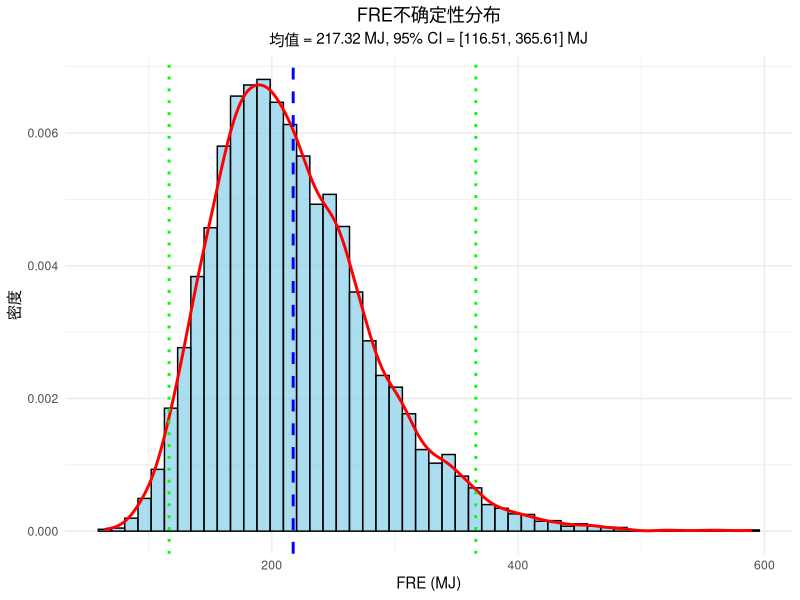
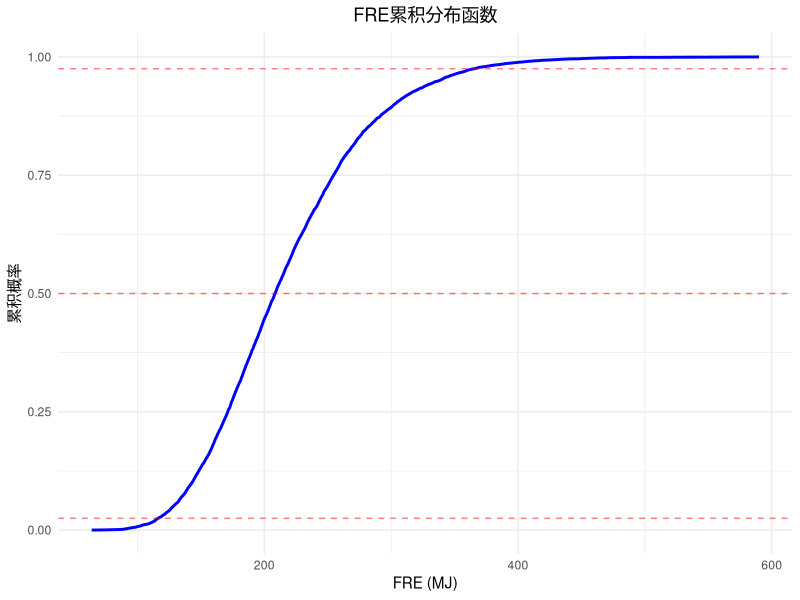
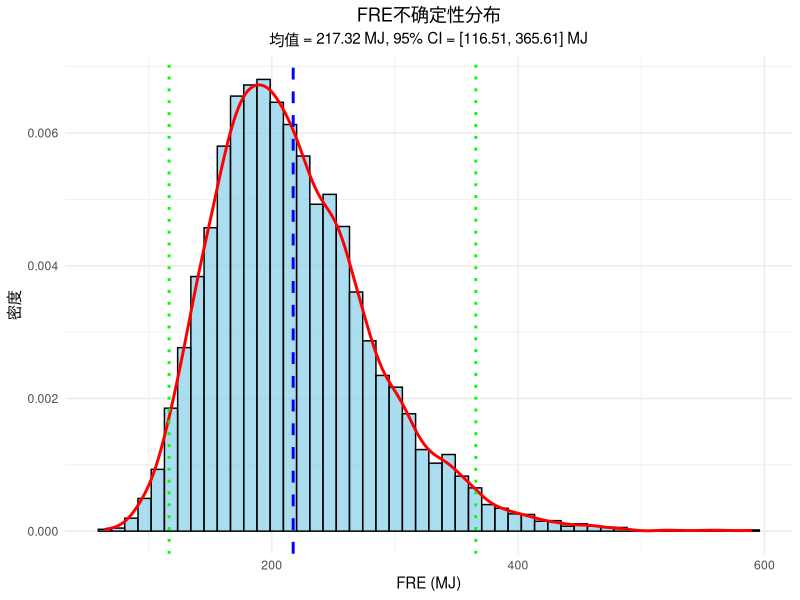
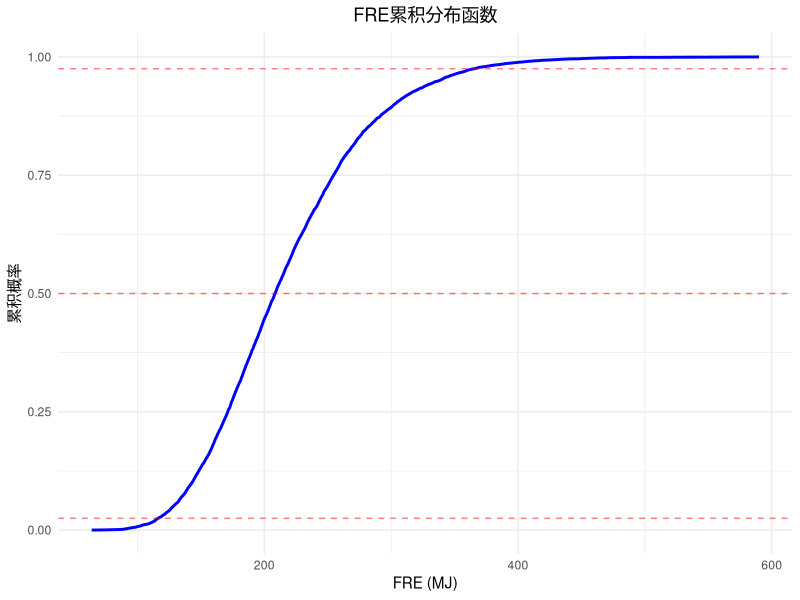

These figures' R source, in order:
# =============================================================================
# MODIS火点数据FRE不确定性量化 - R实现
# Fire Radiative Energy (FRE) Uncertainty Quantification for MODIS Fire Data
# =============================================================================

# 加载必要的包
if (!require("MASS")) install.packages("MASS")
if (!require("ggplot2")) install.packages("ggplot2")
if (!require("dplyr")) install.packages("dplyr")

library(MASS)
library(ggplot2)
library(dplyr)

# 设置随机种子以确保结果可重复
set.seed(123)

# =============================================================================
# 1. 参数设置
# =============================================================================

# 蒙特卡洛模拟次数
n_simulations <- 10000

# MODIS测量误差：变异系数15%
cv_modis <- 0.15

# =============================================================================
# 2. 生成或加载校正模型参数
# =============================================================================

# 假设已经通过 log(FRP_VIIRS) = beta * log(FRP_MODIS) 得到了校正系数
# 这里使用示例值，实际应用中需要用真实的回归结果替换

# 校正系数beta及其标准误差（从线性回归中获得）
beta_estimate <- 0.95  # 校正系数估计值
beta_se <- 0.05        # beta的标准误差

# =============================================================================
# 3. 焚烧时长-FRP线性回归模型参数
# =============================================================================

# 线性模型：duration = alpha + beta_duration * FRP + error
# 从回归模型中获得的参数
alpha_estimate <- 2.5      # 截距
beta_duration_estimate <- 0.3  # 斜率
alpha_se <- 0.5            # 截距标准误差
beta_duration_se <- 0.05   # 斜率标准误差
cor_alpha_beta <- -0.3     # 参数之间的相关系数

# 构建协方差矩阵
cov_alpha <- alpha_se^2
cov_beta_duration <- beta_duration_se^2
cov_alpha_beta <- cor_alpha_beta * alpha_se * beta_duration_se

covariance_matrix <- matrix(c(cov_alpha, cov_alpha_beta,
                              cov_alpha_beta, cov_beta_duration), 
                            nrow = 2)

# =============================================================================
# 4. 积分函数分布参数
# =============================================================================

# 正态分布参数（焚烧时长 <= 4小时）
# 参数存在不确定性，这里假设通过bootstrap或其他方法得到了参数分布
normal_mu_mean <- 1.0
normal_mu_sd <- 0.1
normal_sigma_mean <- 0.3
normal_sigma_sd <- 0.05

# Weibull分布参数（焚烧时长 > 4小时）
# shape参数k和scale参数lambda
weibull_shape_mean <- 2.0
weibull_shape_sd <- 0.2
weibull_scale_mean <- 3.0
weibull_scale_sd <- 0.3

# =============================================================================
# 5. 定义积分函数
# =============================================================================

# 时间展开函数：正态分布
integrate_normal <- function(max_frp, duration, mu, sigma) {
  # 归一化正态分布积分到1，然后乘以持续时间和最大FRP
  # 简化计算：FRE = max_frp * duration * 积分因子
  # 对于正态分布，积分因子近似为1（假设3sigma覆盖整个燃烧期）
  integration_factor <- 1.0  # 可以根据实际情况调整
  fre <- max_frp * duration * integration_factor
  return(fre)
}

# 时间展开函数：Weibull分布
integrate_weibull <- function(max_frp, duration, shape, scale) {
  # Weibull分布的期望值用于积分
  # E[X] = scale * gamma(1 + 1/shape)
  # FRE = max_frp * duration * 积分因子
  integration_factor <- scale * gamma(1 + 1/shape) / duration
  fre <- max_frp * duration * integration_factor
  return(fre)
}

# =============================================================================
# 6. 蒙特卡洛模拟主函数
# =============================================================================

monte_carlo_fre_uncertainty <- function(frp_modis_observed, n_sim = n_simulations) {
  
  # 存储每次模拟的FRE结果
  fre_results <- numeric(n_sim)
  
  # 存储中间结果用于敏感性分析
  beta_samples <- numeric(n_sim)
  duration_samples <- numeric(n_sim)
  
  for (i in 1:n_sim) {
    
    # 步骤1：MODIS测量误差抽样
    # 使用对数正态分布确保FRP为正值
    frp_error <- rnorm(1, mean = 0, sd = cv_modis)
    frp_modis_actual <- frp_modis_observed * (1 + frp_error)
    frp_modis_actual <- max(frp_modis_actual, 0.01)  # 确保为正
    
    # 步骤2：VIIRS-MODIS校正系数抽样
    beta_sample <- rnorm(1, mean = beta_estimate, sd = beta_se)
    beta_samples[i] <- beta_sample
    
    # 应用校正公式
    log_frp_viirs <- beta_sample * log(frp_modis_actual)
    frp_corrected <- exp(log_frp_viirs)
    
    # 步骤3：焚烧时长-FRP回归参数抽样（考虑参数相关性）
    regression_params <- mvrnorm(1, 
                                 mu = c(alpha_estimate, beta_duration_estimate),
                                 Sigma = covariance_matrix)
    alpha_sample <- regression_params[1]
    beta_duration_sample <- regression_params[2]
    
    # 计算焚烧时长（加入残差不确定性）
    duration_residual <- rnorm(1, mean = 0, sd = 0.5)  # 残差标准差
    duration <- alpha_sample + beta_duration_sample * frp_corrected + duration_residual
    duration <- max(duration, 0.1)  # 确保为正且合理
    duration_samples[i] <- duration
    
    # 步骤4：根据焚烧时长选择积分函数和抽样分布参数
    if (duration <= 4) {
      # 使用正态分布
      mu_sample <- rnorm(1, mean = normal_mu_mean, sd = normal_mu_sd)
      sigma_sample <- abs(rnorm(1, mean = normal_sigma_mean, sd = normal_sigma_sd))
      
      fre <- integrate_normal(frp_corrected, duration, mu_sample, sigma_sample)
      
    } else {
      # 使用Weibull分布
      shape_sample <- abs(rnorm(1, mean = weibull_shape_mean, sd = weibull_shape_sd))
      scale_sample <- abs(rnorm(1, mean = weibull_scale_mean, sd = weibull_scale_sd))
      
      fre <- integrate_weibull(frp_corrected, duration, shape_sample, scale_sample)
    }
    
    fre_results[i] <- fre
  }
  
  # 返回结果
  return(list(
    fre = fre_results,
    beta = beta_samples,
    duration = duration_samples
  ))
}

# =============================================================================
# 7. 运行模拟
# =============================================================================

# 示例：假设观测到的MODIS FRP值为100 MW
frp_modis_observed <- 100

cat("开始蒙特卡洛模拟...\n")
cat(sprintf("模拟次数: %d\n", n_simulations))
cat(sprintf("观测FRP: %.2f MW\n\n", frp_modis_observed))

# 执行模拟
simulation_results <- monte_carlo_fre_uncertainty(frp_modis_observed, n_simulations)

# =============================================================================
# 8. 结果统计分析
# =============================================================================

fre_values <- simulation_results$fre

# 基本统计量
fre_mean <- mean(fre_values)
fre_median <- median(fre_values)
fre_sd <- sd(fre_values)
fre_cv <- fre_sd / fre_mean

# 置信区间
ci_95 <- quantile(fre_values, probs = c(0.025, 0.975))
ci_90 <- quantile(fre_values, probs = c(0.05, 0.95))

# 打印结果
cat("=============================================================================\n")
cat("FRE不确定性量化结果\n")
cat("=============================================================================\n\n")

cat("统计摘要:\n")
cat(sprintf("  均值:         %.2f MJ\n", fre_mean))
cat(sprintf("  中位数:       %.2f MJ\n", fre_median))
cat(sprintf("  标准差:       %.2f MJ\n", fre_sd))
cat(sprintf("  变异系数:     %.2f%%\n", fre_cv * 100))
cat("\n")

cat("置信区间:\n")
cat(sprintf("  90%% CI:      [%.2f, %.2f] MJ\n", ci_90[1], ci_90[2]))
cat(sprintf("  95%% CI:      [%.2f, %.2f] MJ\n", ci_95[1], ci_95[2]))
cat("\n")

cat("分位数:\n")
quantiles <- quantile(fre_values, probs = c(0.05, 0.25, 0.50, 0.75, 0.95))
for (i in 1:length(quantiles)) {
  cat(sprintf("  %d%%:          %.2f MJ\n", 
              as.numeric(names(quantiles)[i]) * 100, 
              quantiles[i]))
}
cat("\n")

# =============================================================================
# 9. 可视化结果
# =============================================================================

# 创建数据框用于绘图
plot_data <- data.frame(FRE = fre_values)

# 图1：FRE分布直方图及密度曲线
p1 <- ggplot(plot_data, aes(x = FRE)) +
  geom_histogram(aes(y = after_stat(density)), bins = 50, 
                 fill = "skyblue", color = "black", alpha = 0.7) +
  geom_density(color = "red", linewidth = 1) +
  geom_vline(xintercept = fre_mean, color = "blue", 
             linetype = "dashed", linewidth = 1) +
  geom_vline(xintercept = ci_95[1], color = "green", 
             linetype = "dotted", linewidth = 1) +
  geom_vline(xintercept = ci_95[2], color = "green", 
             linetype = "dotted", linewidth = 1) +
  labs(title = "FRE不确定性分布",
       subtitle = sprintf("均值 = %.2f MJ, 95%% CI = [%.2f, %.2f] MJ", 
                         fre_mean, ci_95[1], ci_95[2]),
       x = "FRE (MJ)",
       y = "密度") +
  theme_minimal() +
  theme(plot.title = element_text(hjust = 0.5),
        plot.subtitle = element_text(hjust = 0.5))

print(p1)

# 保存图形
ggsave("fre_uncertainty_distribution.png", p1, width = 10, height = 6, dpi = 300)

# 图2：累积分布函数
plot_data_sorted <- plot_data %>% 
  arrange(FRE) %>%
  mutate(cumulative = row_number() / n())

p2 <- ggplot(plot_data_sorted, aes(x = FRE, y = cumulative)) +
  geom_line(color = "blue", linewidth = 1) +
  geom_hline(yintercept = c(0.025, 0.5, 0.975), 
             linetype = "dashed", color = "red", alpha = 0.5) +
  labs(title = "FRE累积分布函数",
       x = "FRE (MJ)",
       y = "累积概率") +
  theme_minimal() +
  theme(plot.title = element_text(hjust = 0.5))

print(p2)
ggsave("fre_cumulative_distribution.png", p2, width = 10, height = 6, dpi = 300)

# =============================================================================
# 10. 敏感性分析（方差分解）
# =============================================================================

cat("=============================================================================\n")
cat("敏感性分析\n")
cat("=============================================================================\n\n")

# 简化的敏感性分析：单独改变每个不确定性来源

# 10.1 仅MODIS测量误差的影响
fre_modis_only <- numeric(n_simulations)
for (i in 1:n_simulations) {
  frp_error <- rnorm(1, mean = 0, sd = cv_modis)
  frp_modis_actual <- frp_modis_observed * (1 + frp_error)
  frp_modis_actual <- max(frp_modis_actual, 0.01)
  
  # 使用固定的其他参数
  log_frp_viirs <- beta_estimate * log(frp_modis_actual)
  frp_corrected <- exp(log_frp_viirs)
  duration <- alpha_estimate + beta_duration_estimate * frp_corrected
  duration <- max(duration, 0.1)
  
  if (duration <= 4) {
    fre_modis_only[i] <- integrate_normal(frp_corrected, duration, 
                                          normal_mu_mean, normal_sigma_mean)
  } else {
    fre_modis_only[i] <- integrate_weibull(frp_corrected, duration, 
                                           weibull_shape_mean, weibull_scale_mean)
  }
}

# 10.2 仅校正系数beta的影响
fre_beta_only <- numeric(n_simulations)
for (i in 1:n_simulations) {
  beta_sample <- rnorm(1, mean = beta_estimate, sd = beta_se)
  
  log_frp_viirs <- beta_sample * log(frp_modis_observed)
  frp_corrected <- exp(log_frp_viirs)
  duration <- alpha_estimate + beta_duration_estimate * frp_corrected
  duration <- max(duration, 0.1)
  
  if (duration <= 4) {
    fre_beta_only[i] <- integrate_normal(frp_corrected, duration, 
                                         normal_mu_mean, normal_sigma_mean)
  } else {
    fre_beta_only[i] <- integrate_weibull(frp_corrected, duration, 
                                          weibull_shape_mean, weibull_scale_mean)
  }
}

# 计算各来源的方差贡献
var_total <- var(fre_values)
var_modis <- var(fre_modis_only)
var_beta <- var(fre_beta_only)

cat("方差分解:\n")
cat(sprintf("  总方差:                 %.2f\n", var_total))
cat(sprintf("  MODIS测量误差贡献:      %.2f (%.1f%%)\n", 
            var_modis, var_modis/var_total*100))
cat(sprintf("  校正系数beta贡献:       %.2f (%.1f%%)\n", 
            var_beta, var_beta/var_total*100))
cat(sprintf("  其他来源（交互+残差）:  %.2f (%.1f%%)\n", 
            var_total - var_modis - var_beta,
            (var_total - var_modis - var_beta)/var_total*100))
cat("\n")

# =============================================================================
# 11. 导出结果
# =============================================================================

# 创建结果汇总数据框
results_summary <- data.frame(
  Metric = c("Mean", "Median", "SD", "CV", "CI_95_Lower", "CI_95_Upper"),
  Value = c(fre_mean, fre_median, fre_sd, fre_cv, ci_95[1], ci_95[2])
)

# 保存到CSV文件
write.csv(results_summary, "fre_uncertainty_summary.csv", row.names = FALSE)
write.csv(plot_data, "fre_simulation_results.csv", row.names = FALSE)

cat("结果已保存到:\n")
cat("  - fre_uncertainty_summary.csv (统计摘要)\n")
cat("  - fre_simulation_results.csv (完整模拟结果)\n")
cat("  - fre_uncertainty_distribution.png (分布图)\n")
cat("  - fre_cumulative_distribution.png (累积分布图)\n")
cat("\n")

# =============================================================================
# 12. 批量处理多个火点的函数
# =============================================================================

# 为实际应用创建批量处理函数
process_multiple_fires <- function(frp_observations, n_sim = 1000) {
  
  n_fires <- length(frp_observations)
  results <- data.frame(
    fire_id = 1:n_fires,
    frp_observed = frp_observations,
    fre_mean = numeric(n_fires),
    fre_sd = numeric(n_fires),
    fre_ci_lower = numeric(n_fires),
    fre_ci_upper = numeric(n_fires)
  )
  
  cat(sprintf("处理%d个火点...\n", n_fires))
  
  for (i in 1:n_fires) {
    if (i %% 10 == 0) {
      cat(sprintf("  进度: %d/%d\n", i, n_fires))
    }
    
    sim <- monte_carlo_fre_uncertainty(frp_observations[i], n_sim)
    results$fre_mean[i] <- mean(sim$fre)
    results$fre_sd[i] <- sd(sim$fre)
    ci <- quantile(sim$fre, probs = c(0.025, 0.975))
    results$fre_ci_lower[i] <- ci[1]
    results$fre_ci_upper[i] <- ci[2]
  }
  
  return(results)
}

# 示例：批量处理
cat("=============================================================================\n")
cat("批量处理示例\n")
cat("=============================================================================\n\n")

# 生成示例数据：10个火点
example_frp_data <- c(50, 75, 100, 120, 150, 80, 95, 110, 130, 160)

# 批量处理（使用较少的模拟次数以加快演示）
batch_results <- process_multiple_fires(example_frp_data, n_sim = 1000)

print(batch_results)

# 保存批量结果
write.csv(batch_results, "batch_fre_results.csv", row.names = FALSE)

cat("\n批量处理结果已保存到: batch_fre_results.csv\n")

# =============================================================================
# 完成
# =============================================================================

cat("\n")
cat("=============================================================================\n")
cat("不确定性量化分析完成！\n")
cat("=============================================================================\n")
